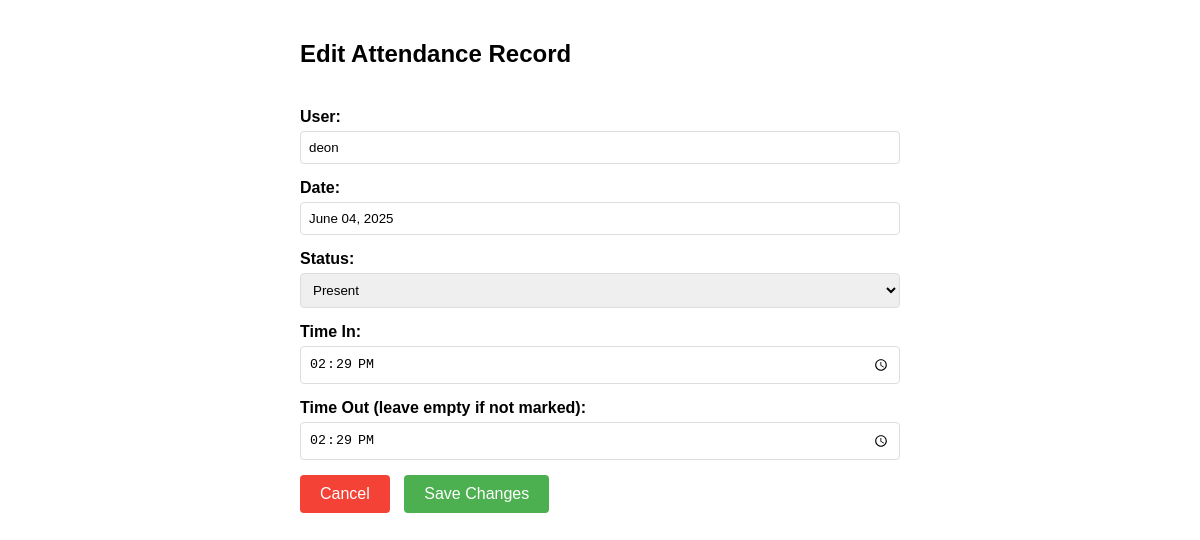
The app's page /edit-attendance/1/ (signed in) with its own data.
### attendance/models.py (models this page shows, shortened)
class Attendance(models.Model):
    user = models.ForeignKey(User, on_delete=models.CASCADE)
    date = models.DateField(default=timezone.now)
    time_in = models.TimeField(default=timezone.now)
    time_out = models.TimeField(null=True, blank=True)
    status = models.CharField(max_length=20, choices=[
        ('present', 'Present'),
        ('absent', 'Absent'),
        ('late', 'Late'),
    ], default='present')
    class Meta:
        unique_together = ['user', 'date']

### attendance/views.py (the view, shortened to what this page needs)
# urls.py: path('edit-attendance/<int:attendance_id>/', views.edit_attendance, name='edit_attendance'),
@login_required(login_url='login')
def edit_attendance(request, attendance_id):
    if not request.user.is_staff:
        return HttpResponseForbidden("You don't have permission to access this page")
    attendance = get_object_or_404(Attendance, id=attendance_id)
    context = {
        'attendance': attendance,
    }
    return render(request, 'attendance/edit_attendance.html', context)

### attendance/templates/attendance/edit_attendance.html (shortened to what this page needs)
<!DOCTYPE html>
<html>
<head>
</head>
<body>
    <div class="header">
        <h2>Edit Attendance Record</h2>
    </div>
    <form method="post">
        <div class="form-group">
            <label>User:</label>
            <input type="text" value="{{ attendance.user.username }}" readonly>
        </div>
        <div class="form-group">
            <label>Date:</label>
            <input type="text" value="{{ attendance.date|date:'F d, Y' }}" readonly>
        </div>
        <div class="form-group">
            <label for="status">Status:</label>
            <select id="status" name="status">
                <option value="present" {% if attendance.status == 'present' %}selected{% endif %}>Present</option>
            </select>
        </div>
        <div class="form-group">
            <label for="time_in">Time In:</label>
            <input type="time" id="time_in" name="time_in" value="{{ attendance.time_in|time:'H:i' }}">
        </div>
        <div class="form-group">
            <label for="time_out">Time Out (leave empty if not marked):</label>
            <input type="time" id="time_out" name="time_out" value="{% if attendance.time_out %}{{ attendance.time_out|time:'H:i' }}{% endif %}">
        </div>
        <div>
            <a href="{% url 'admin_attendance_view' %}" class="btn btn-cancel">Cancel</a>
            <button type="submit" class="btn">Save Changes</button>
        </div>
    </form>
</body>
</html>

### attendance/templates/attendance/edit_attendance.html (style rules this page uses)
body { font-family: Arial, sans-serif; max-width: 600px; margin: 0 auto; padding: 20px; }
.header { display: flex; justify-content: space-between; align-items: center; margin-bottom: 20px; }
.form-group { margin-bottom: 15px; }
label { display: block; margin-bottom: 5px; font-weight: bold; }
input, select { width: 100%; padding: 8px; box-sizing: border-box; border: 1px solid #ddd; border-radius: 4px; }
.btn { background-color: #4CAF50; border: none; color: white; padding: 10px 20px; text-align: center; text-decoration: none; display: inline-block; font-size: 16px; border-radius: 4px; cursor: pointer; }
.btn-cancel { background-color: #f44336; margin-right: 10px; }

### records on screen
Attendance: user.username "deon", date "June 04, 2025", status "Present", time_in "14:29", time_out "14:29"
